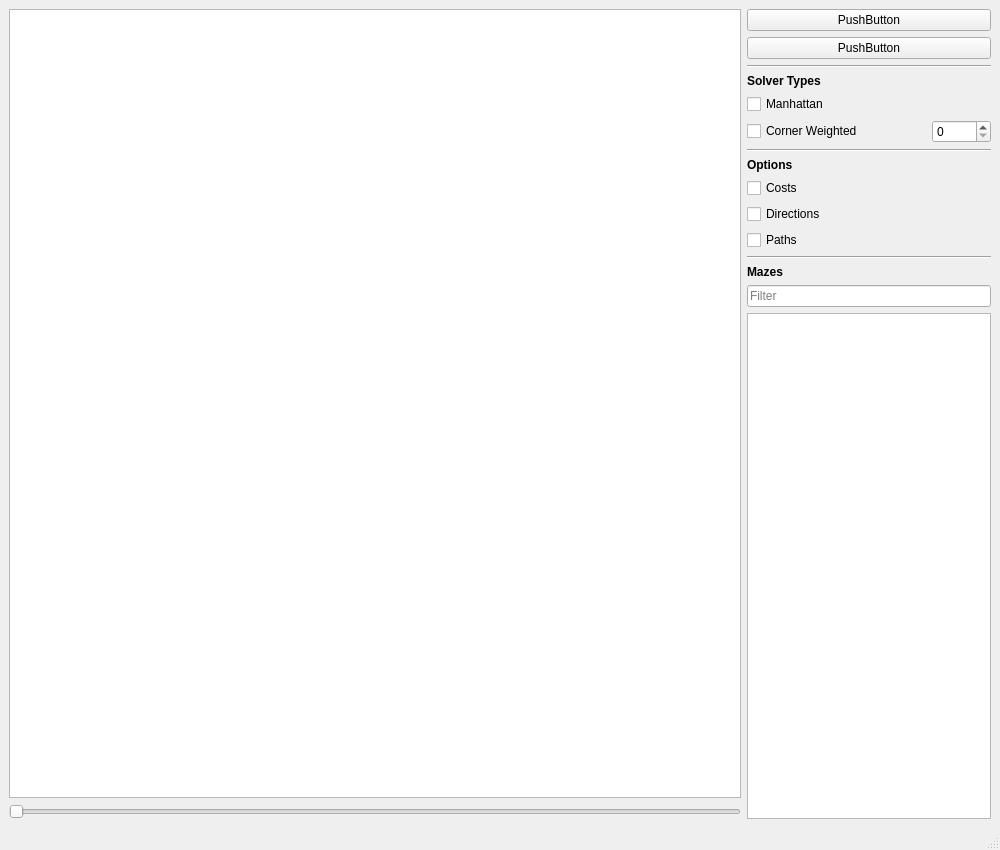
<?xml version="1.0" encoding="UTF-8"?>
<ui version="4.0">
 <class>MainWindow</class>
 <widget class="QMainWindow" name="MainWindow">
  <property name="geometry">
   <rect>
    <x>0</x>
    <y>0</y>
    <width>1000</width>
    <height>850</height>
   </rect>
  </property>
  <property name="windowTitle">
   <string>MainWindow</string>
  </property>
  <property name="windowIcon">
   <iconset theme="document-new">
    <normaloff>.</normaloff>.</iconset>
  </property>
  <widget class="QWidget" name="centralwidget">
   <layout class="QGridLayout" name="gridLayout">
    <item row="0" column="0">
     <layout class="QHBoxLayout" name="horizontalLayout_2" stretch="75,25">
      <item>
       <layout class="QVBoxLayout" name="verticalLayout_2">
        <item>
         <widget class="MazeView" name="maze_view">
          <property name="sizePolicy">
           <sizepolicy hsizetype="Expanding" vsizetype="Expanding">
            <horstretch>0</horstretch>
            <verstretch>0</verstretch>
           </sizepolicy>
          </property>
          <property name="baseSize">
           <size>
            <width>0</width>
            <height>0</height>
           </size>
          </property>
          <property name="autoFillBackground">
           <bool>true</bool>
          </property>
          <property name="backgroundBrush">
           <brush brushstyle="SolidPattern">
            <color alpha="255">
             <red>0</red>
             <green>0</green>
             <blue>0</blue>
            </color>
           </brush>
          </property>
         </widget>
        </item>
        <item>
         <widget class="QSlider" name="hs_progress">
          <property name="orientation">
           <enum>Qt::Horizontal</enum>
          </property>
         </widget>
        </item>
       </layout>
      </item>
      <item>
       <layout class="QVBoxLayout" name="verticalLayout_5">
        <item>
         <widget class="QPushButton" name="pb_button_a">
          <property name="text">
           <string>PushButton</string>
          </property>
         </widget>
        </item>
        <item>
         <widget class="QPushButton" name="pb_button_b">
          <property name="text">
           <string>PushButton</string>
          </property>
         </widget>
        </item>
        <item>
         <widget class="Line" name="line">
          <property name="orientation">
           <enum>Qt::Horizontal</enum>
          </property>
         </widget>
        </item>
        <item>
         <layout class="QVBoxLayout" name="verticalLayout_4">
          <item>
           <widget class="QLabel" name="label_3">
            <property name="font">
             <font>
              <weight>75</weight>
              <bold>true</bold>
             </font>
            </property>
            <property name="text">
             <string>Solver Types</string>
            </property>
           </widget>
          </item>
          <item>
           <widget class="QCheckBox" name="cb_solve_manhattan">
            <property name="text">
             <string>Manhattan</string>
            </property>
           </widget>
          </item>
          <item>
           <layout class="QHBoxLayout" name="horizontalLayout" stretch="75,25">
            <item>
             <widget class="QCheckBox" name="cb_solve_weighted">
              <property name="text">
               <string>Corner Weighted</string>
              </property>
             </widget>
            </item>
            <item>
             <widget class="QSpinBox" name="spinBox"/>
            </item>
           </layout>
          </item>
         </layout>
        </item>
        <item>
         <widget class="Line" name="line_2">
          <property name="orientation">
           <enum>Qt::Horizontal</enum>
          </property>
         </widget>
        </item>
        <item>
         <layout class="QVBoxLayout" name="verticalLayout_3">
          <item>
           <widget class="QLabel" name="label_2">
            <property name="font">
             <font>
              <weight>75</weight>
              <bold>true</bold>
             </font>
            </property>
            <property name="text">
             <string>Options</string>
            </property>
           </widget>
          </item>
          <item>
           <widget class="QCheckBox" name="cb_show_costs">
            <property name="text">
             <string>Costs</string>
            </property>
           </widget>
          </item>
          <item>
           <widget class="QCheckBox" name="cb_show_directions">
            <property name="text">
             <string>Directions</string>
            </property>
           </widget>
          </item>
          <item>
           <widget class="QCheckBox" name="cb_show_paths">
            <property name="text">
             <string>Paths</string>
            </property>
           </widget>
          </item>
          <item>
           <widget class="Line" name="line_3">
            <property name="orientation">
             <enum>Qt::Horizontal</enum>
            </property>
           </widget>
          </item>
         </layout>
        </item>
        <item>
         <layout class="QVBoxLayout" name="verticalLayout">
          <item>
           <widget class="QLabel" name="label">
            <property name="font">
             <font>
              <weight>75</weight>
              <bold>true</bold>
             </font>
            </property>
            <property name="text">
             <string>Mazes</string>
            </property>
            <property name="textFormat">
             <enum>Qt::AutoText</enum>
            </property>
           </widget>
          </item>
          <item>
           <widget class="QLineEdit" name="le_maze_filter">
            <property name="text">
             <string/>
            </property>
            <property name="placeholderText">
             <string>Filter</string>
            </property>
           </widget>
          </item>
          <item>
           <widget class="QListWidget" name="lw_maze_list"/>
          </item>
         </layout>
        </item>
       </layout>
      </item>
     </layout>
    </item>
   </layout>
  </widget>
  <widget class="QMenuBar" name="menubar">
   <property name="geometry">
    <rect>
     <x>0</x>
     <y>0</y>
     <width>1000</width>
     <height>21</height>
    </rect>
   </property>
  </widget>
  <widget class="QStatusBar" name="statusbar"/>
  <action name="actionOpen">
   <property name="icon">
    <iconset>
     <normalon>icons/fileopen.png</normalon>
    </iconset>
   </property>
   <property name="text">
    <string>Open</string>
   </property>
  </action>
  <action name="actionSave">
   <property name="icon">
    <iconset>
     <normalon>icons/filesave.png</normalon>
    </iconset>
   </property>
   <property name="text">
    <string>Save</string>
   </property>
  </action>
  <action name="actionSave_As">
   <property name="text">
    <string>Save As</string>
   </property>
  </action>
  <action name="actionNew">
   <property name="icon">
    <iconset>
     <normalon>icons/filenew.png</normalon>
    </iconset>
   </property>
   <property name="text">
    <string>New</string>
   </property>
  </action>
  <action name="actionExit">
   <property name="text">
    <string>Exit</string>
   </property>
  </action>
  <action name="actionAbout">
   <property name="text">
    <string>About</string>
   </property>
  </action>
  <action name="actionFile_Formats">
   <property name="text">
    <string>File Formats</string>
   </property>
  </action>
 </widget>
 <customwidgets>
  <customwidget>
   <class>MazeView</class>
   <extends>QGraphicsView</extends>
   <header>mazeview.h</header>
  </customwidget>
 </customwidgets>
 <resources/>
 <connections/>
</ui>
